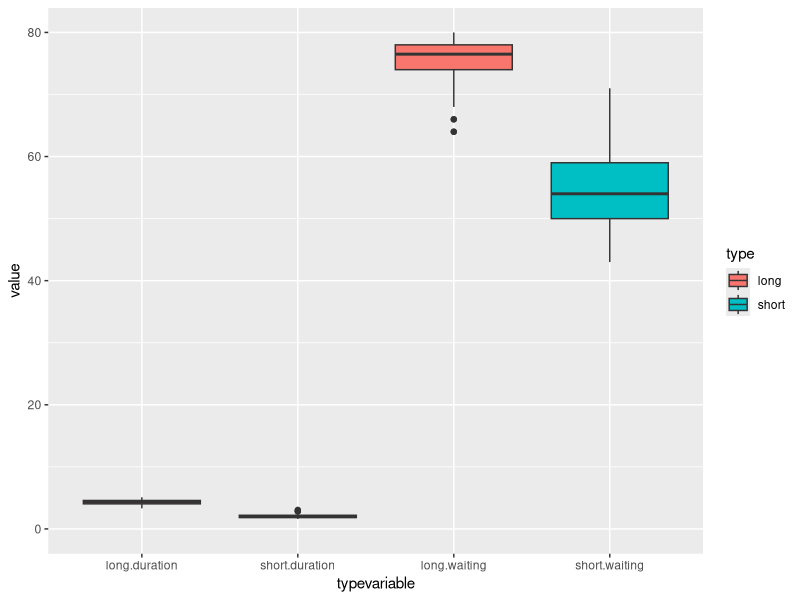
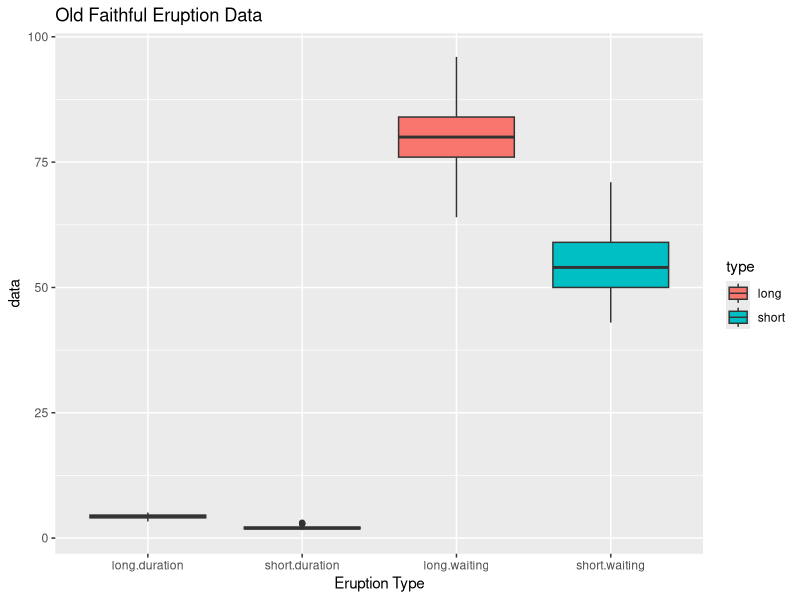

These charts were generated, in order, by the following R code:
# Assignment 1, Problem 4
# Create Box Plot of old faithful

library("ggplot2")
library(reshape)

# import Data
duration = faithful$eruptions; # the eruption durations
waiting = faithful$waiting; # the waiting period

# Create a dataframe with eruption data
faithful <- data.frame(duration,
                   waiting)

# Create an if statement for new column in dataframe
for (i in 1 : nrow(faithful)){
  if (faithful$duration[i] < 3.1) {
    faithful$type[i] <-"short"
  } else {
    faithful$type[i] <-"long"
  }
}

meltdata <- melt(faithful, id = "type")
meltdata$typevariable <- interaction(meltdata$type, meltdata$variable)

# Generate boxplot with data frame
bp <- ggplot(aes(y = value, x = typevariable, fill = type), data = meltdata) + geom_boxplot() 
bp + ylim(0, 80)
bp + labs(x = "Eruption Type", y = "data", title="Old Faithful Eruption Data")
